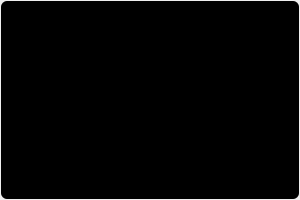
<?xml version="1.0" encoding="UTF-8"?>
<ui version="4.0">
 <class>PictureWidget</class>
 <widget class="QWidget" name="PictureWidget">
  <property name="geometry">
   <rect>
    <x>0</x>
    <y>0</y>
    <width>300</width>
    <height>200</height>
   </rect>
  </property>
  <property name="minimumSize">
   <size>
    <width>300</width>
    <height>200</height>
   </size>
  </property>
  <property name="maximumSize">
   <size>
    <width>300</width>
    <height>200</height>
   </size>
  </property>
  <property name="windowTitle">
   <string>Form</string>
  </property>
  <layout class="QVBoxLayout" name="verticalLayout">
   <property name="spacing">
    <number>7</number>
   </property>
   <property name="leftMargin">
    <number>1</number>
   </property>
   <property name="topMargin">
    <number>1</number>
   </property>
   <property name="rightMargin">
    <number>1</number>
   </property>
   <property name="bottomMargin">
    <number>1</number>
   </property>
   <item>
    <widget class="QLabel" name="lb_showImage">
     <property name="styleSheet">
      <string notr="true">background-color: #000000; border-radius: 6px;</string>
     </property>
     <property name="text">
      <string>TextLabel</string>
     </property>
     <property name="alignment">
      <set>Qt::AlignCenter</set>
     </property>
    </widget>
   </item>
  </layout>
 </widget>
 <resources/>
 <connections/>
</ui>
